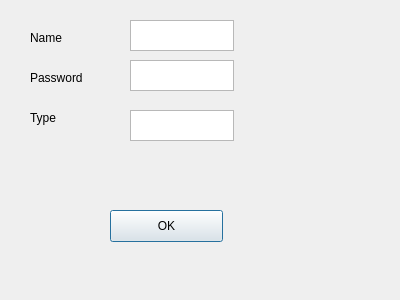
<?xml version="1.0" encoding="UTF-8"?>
<ui version="4.0">
 <class>Dialog</class>
 <widget class="QDialog" name="Dialog">
  <property name="geometry">
   <rect>
    <x>0</x>
    <y>0</y>
    <width>400</width>
    <height>300</height>
   </rect>
  </property>
  <property name="windowTitle">
   <string>Dialog</string>
  </property>
  <widget class="QPushButton" name="b_ok">
   <property name="geometry">
    <rect>
     <x>110</x>
     <y>210</y>
     <width>113</width>
     <height>32</height>
    </rect>
   </property>
   <property name="text">
    <string>OK</string>
   </property>
  </widget>
  <widget class="QLabel" name="label">
   <property name="geometry">
    <rect>
     <x>30</x>
     <y>30</y>
     <width>60</width>
     <height>16</height>
    </rect>
   </property>
   <property name="text">
    <string>Name</string>
   </property>
  </widget>
  <widget class="QLabel" name="label_2">
   <property name="geometry">
    <rect>
     <x>30</x>
     <y>70</y>
     <width>60</width>
     <height>16</height>
    </rect>
   </property>
   <property name="text">
    <string>Password</string>
   </property>
  </widget>
  <widget class="QLabel" name="label_3">
   <property name="geometry">
    <rect>
     <x>30</x>
     <y>110</y>
     <width>60</width>
     <height>16</height>
    </rect>
   </property>
   <property name="text">
    <string>Type</string>
   </property>
  </widget>
  <widget class="QPlainTextEdit" name="t_name">
   <property name="geometry">
    <rect>
     <x>130</x>
     <y>20</y>
     <width>104</width>
     <height>31</height>
    </rect>
   </property>
  </widget>
  <widget class="QPlainTextEdit" name="t_password">
   <property name="geometry">
    <rect>
     <x>130</x>
     <y>60</y>
     <width>104</width>
     <height>31</height>
    </rect>
   </property>
  </widget>
  <widget class="QPlainTextEdit" name="t_type">
   <property name="geometry">
    <rect>
     <x>130</x>
     <y>110</y>
     <width>104</width>
     <height>31</height>
    </rect>
   </property>
  </widget>
 </widget>
 <resources/>
 <connections/>
</ui>
